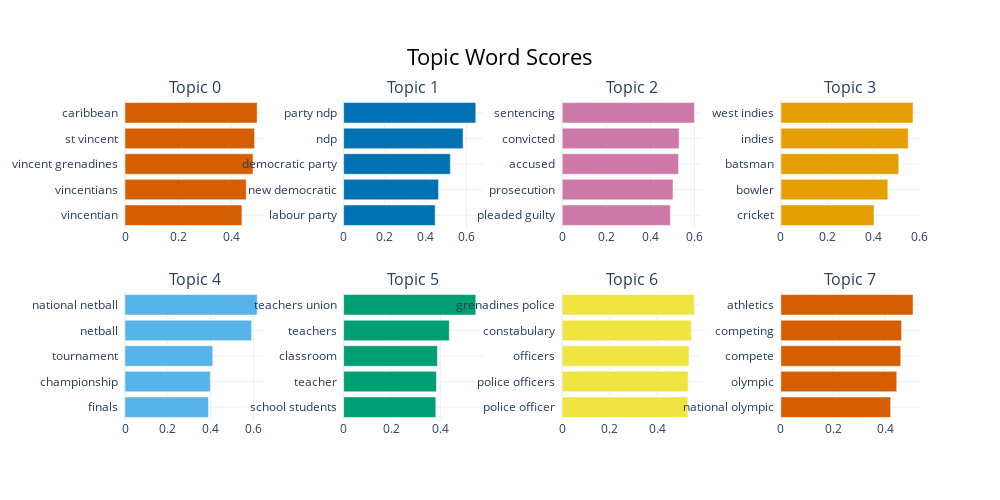

Here is the notebook cell this chart was saved with:
### Code cell
topic_model.visualize_barchart()

### Figure 1 — Plotly figure (JSON) as saved in the notebook; plotly's stock layout.template omitted (floating-point values rounded to 4 significant figures)
{"data": [{"marker": {"color": "#D55E00"}, "orientation": "h", "type": "bar", "x": [0.4379, 0.4542, 0.4795, 0.4853, 0.495], "xaxis": "x", "y": ["vincentian  ", "vincentians  ", "vincent grenadines  ", "st vincent  ", "caribbean  "], "yaxis": "y"}, {"marker": {"color": "#0072B2"}, "orientation": "h", "type": "bar", "x": [0.4468, 0.4632, 0.5208, 0.583, 0.645], "xaxis": "x2", "y": ["labour party  ", "new democratic  ", "democratic party  ", "ndp  ", "party ndp  "], "yaxis": "y2"}, {"marker": {"color": "#CC79A7"}, "orientation": "h", "type": "bar", "x": [0.4905, 0.5027, 0.5279, 0.5304, 0.5999], "xaxis": "x3", "y": ["pleaded guilty  ", "prosecution  ", "accused  ", "convicted  ", "sentencing  "], "yaxis": "y3"}, {"marker": {"color": "#E69F00"}, "orientation": "h", "type": "bar", "x": [0.4031, 0.4631, 0.5103, 0.5509, 0.5722], "xaxis": "x4", "y": ["cricket  ", "bowler  ", "batsman  ", "indies  ", "west indies  "], "yaxis": "y4"}, {"marker": {"color": "#56B4E9"}, "orientation": "h", "type": "bar", "x": [0.3897, 0.3984, 0.4096, 0.5913, 0.6172], "xaxis": "x5", "y": ["finals  ", "championship  ", "tournament  ", "netball  ", "national netball  "], "yaxis": "y5"}, {"marker": {"color": "#009E73"}, "orientation": "h", "type": "bar", "x": [0.3818, 0.3843, 0.3883, 0.4375, 0.5473], "xaxis": "x6", "y": ["school students  ", "teacher  ", "classroom  ", "teachers  ", "teachers union  "], "yaxis": "y6"}, {"marker": {"color": "#F0E442"}, "orientation": "h", "type": "bar", "x": [0.5283, 0.5292, 0.5327, 0.5432, 0.5558], "xaxis": "x7", "y": ["police officer  ", "police officers  ", "officers  ", "constabulary  ", "grenadines police  "], "yaxis": "y7"}, {"marker": {"color": "#D55E00"}, "orientation": "h", "type": "bar", "x": [0.421, 0.4447, 0.4601, 0.463, 0.5071], "xaxis": "x8", "y": ["national olympic  ", "olympic  ", "compete  ", "competing  ", "athletics  "], "yaxis": "y8"}], "layout": {"annotations": [{"font": {"size": 16}, "showarrow": false, "text": "Topic 0", "x": 0.0875, "xanchor": "center", "xref": "paper", "y": 1, "yanchor": "bottom", "yref": "paper"}, {"font": {"size": 16}, "showarrow": false, "text": "Topic 1", "x": 0.3625, "xanchor": "center", "xref": "paper", "y": 1, "yanchor": "bottom", "yref": "paper"}, {"font": {"size": 16}, "showarrow": false, "text": "Topic 2", "x": 0.6375, "xanchor": "center", "xref": "paper", "y": 1, "yanchor": "bottom", "yref": "paper"}, {"font": {"size": 16}, "showarrow": false, "text": "Topic 3", "x": 0.9125, "xanchor": "center", "xref": "paper", "y": 1, "yanchor": "bottom", "yref": "paper"}, {"font": {"size": 16}, "showarrow": false, "text": "Topic 4", "x": 0.0875, "xanchor": "center", "xref": "paper", "y": 0.4, "yanchor": "bottom", "yref": "paper"}, {"font": {"size": 16}, "showarrow": false, "text": "Topic 5", "x": 0.3625, "xanchor": "center", "xref": "paper", "y": 0.4, "yanchor": "bottom", "yref": "paper"}, {"font": {"size": 16}, "showarrow": false, "text": "Topic 6", "x": 0.6375, "xanchor": "center", "xref": "paper", "y": 0.4, "yanchor": "bottom", "yref": "paper"}, {"font": {"size": 16}, "showarrow": false, "text": "Topic 7", "x": 0.9125, "xanchor": "center", "xref": "paper", "y": 0.4, "yanchor": "bottom", "yref": "paper"}], "height": 500, "hoverlabel": {"bgcolor": "white", "font": {"family": "Rockwell", "size": 16}}, "showlegend": false, "title": {"font": {"color": "Black", "size": 22}, "text": "Topic Word Scores", "x": 0.5, "xanchor": "center", "yanchor": "top"}, "width": 1000, "xaxis": {"anchor": "y", "domain": [0, 0.175], "showgrid": true}, "xaxis2": {"anchor": "y2", "domain": [0.275, 0.45], "showgrid": true}, "xaxis3": {"anchor": "y3", "domain": [0.55, 0.725], "showgrid": true}, "xaxis4": {"anchor": "y4", "domain": [0.825, 1], "showgrid": true}, "xaxis5": {"anchor": "y5", "domain": [0, 0.175], "showgrid": true}, "xaxis6": {"anchor": "y6", "domain": [0.275, 0.45], "showgrid": true}, "xaxis7": {"anchor": "y7", "domain": [0.55, 0.725], "showgrid": true}, "xaxis8": {"anchor": "y8", "domain": [0.825, 1], "showgrid": true}, "yaxis": {"anchor": "x", "domain": [0.6, 1], "showgrid": true}, "yaxis2": {"anchor": "x2", "domain": [0.6, 1], "showgrid": true}, "yaxis3": {"anchor": "x3", "domain": [0.6, 1], "showgrid": true}, "yaxis4": {"anchor": "x4", "domain": [0.6, 1], "showgrid": true}, "yaxis5": {"anchor": "x5", "domain": [0, 0.4], "showgrid": true}, "yaxis6": {"anchor": "x6", "domain": [0, 0.4], "showgrid": true}, "yaxis7": {"anchor": "x7", "domain": [0, 0.4], "showgrid": true}, "yaxis8": {"anchor": "x8", "domain": [0, 0.4], "showgrid": true}}}
